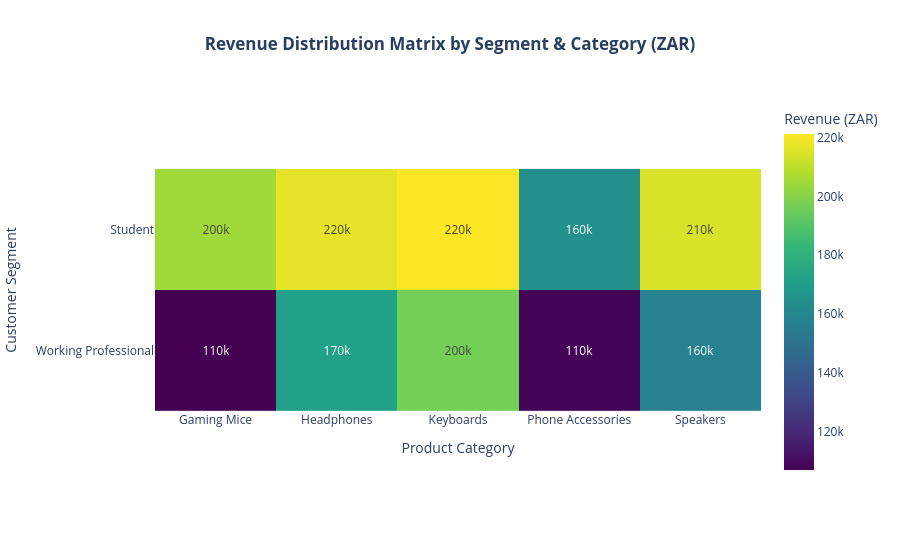

Here is the notebook cell this chart was saved with:
### Markdown cell above
# Chart 1: <span style = "color: teal;"> Customer Segment </span> vs. <span style = "color: coral;"> Product Category </span> (Revenue Matrix)

### Code cell
import plotly.express as px

# Create the pivot matrix
matrix_df = pd.crosstab(
    df['Customer Segment'], 
    df['Category'], 
    values=df['Revenue (ZAR)'], 
    aggfunc='sum'
).round(2)

# Build the plot
fig_heatmap = px.imshow(
    matrix_df,
    labels=dict(x="Product Category", y="Customer Segment", color="Revenue (ZAR)"),
    x=matrix_df.columns,
    y=matrix_df.index,
    text_auto='.2s', 
    color_continuous_scale='Viridis',
    title='<b>Revenue Distribution Matrix by Segment & Category (ZAR)</b>'
)

fig_heatmap.update_layout(title_x=0.5)
fig_heatmap.show()

### Figure 1 — Plotly figure (JSON) as saved in the notebook; plotly's stock layout.template omitted (floating-point values rounded to 4 significant figures)
{"data": [{"coloraxis": "coloraxis", "hovertemplate": "Product Category: %{x}<br>Customer Segment: %{y}<br>Revenue (ZAR): %{z}<extra></extra>", "name": "0", "texttemplate": "%{z:.2s}", "type": "heatmap", "x": ["Gaming Mice", "Headphones", "Keyboards", "Phone Accessories", "Speakers"], "xaxis": "x", "y": ["Student", "Working Professional"], "yaxis": "y", "z": [[204678, 216943, 221210, 163958, 214618], [106834, 171755, 196629, 107806, 156943]]}], "layout": {"coloraxis": {"colorbar": {"title": {"text": "Revenue (ZAR)"}}, "colorscale": [[0, "#440154"], [0.1111, "#482878"], [0.2222, "#3e4989"], [0.3333, "#31688e"], [0.4444, "#26828e"], [0.5556, "#1f9e89"], [0.6667, "#35b779"], [0.7778, "#6ece58"], [0.8889, "#b5de2b"], [1, "#fde725"]]}, "title": {"text": "<b>Revenue Distribution Matrix by Segment & Category (ZAR)</b>", "x": 0.5}, "xaxis": {"anchor": "y", "constrain": "domain", "domain": [0, 1], "scaleanchor": "y", "title": {"text": "Product Category"}}, "yaxis": {"anchor": "x", "autorange": "reversed", "constrain": "domain", "domain": [0, 1], "title": {"text": "Customer Segment"}}}}
